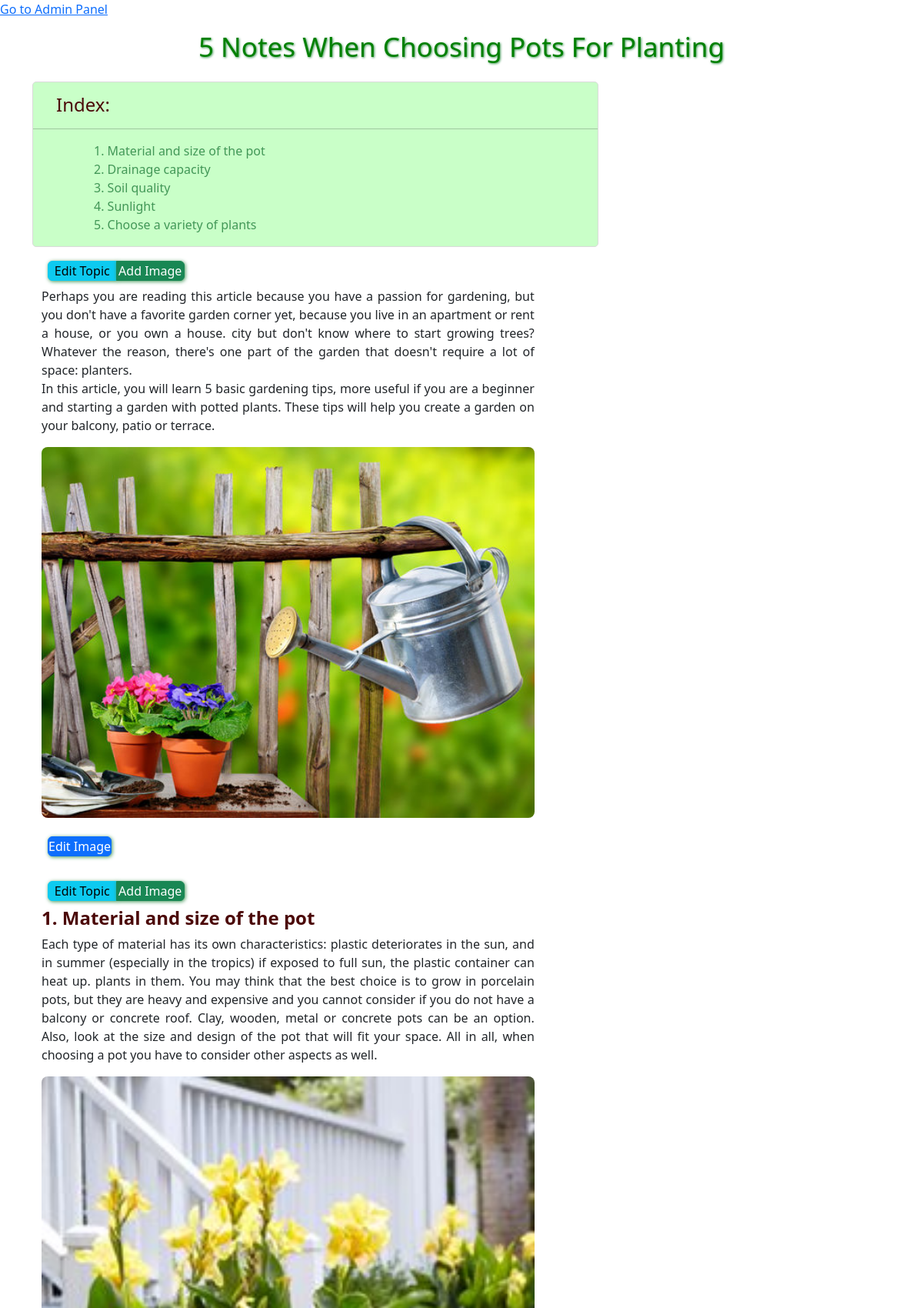
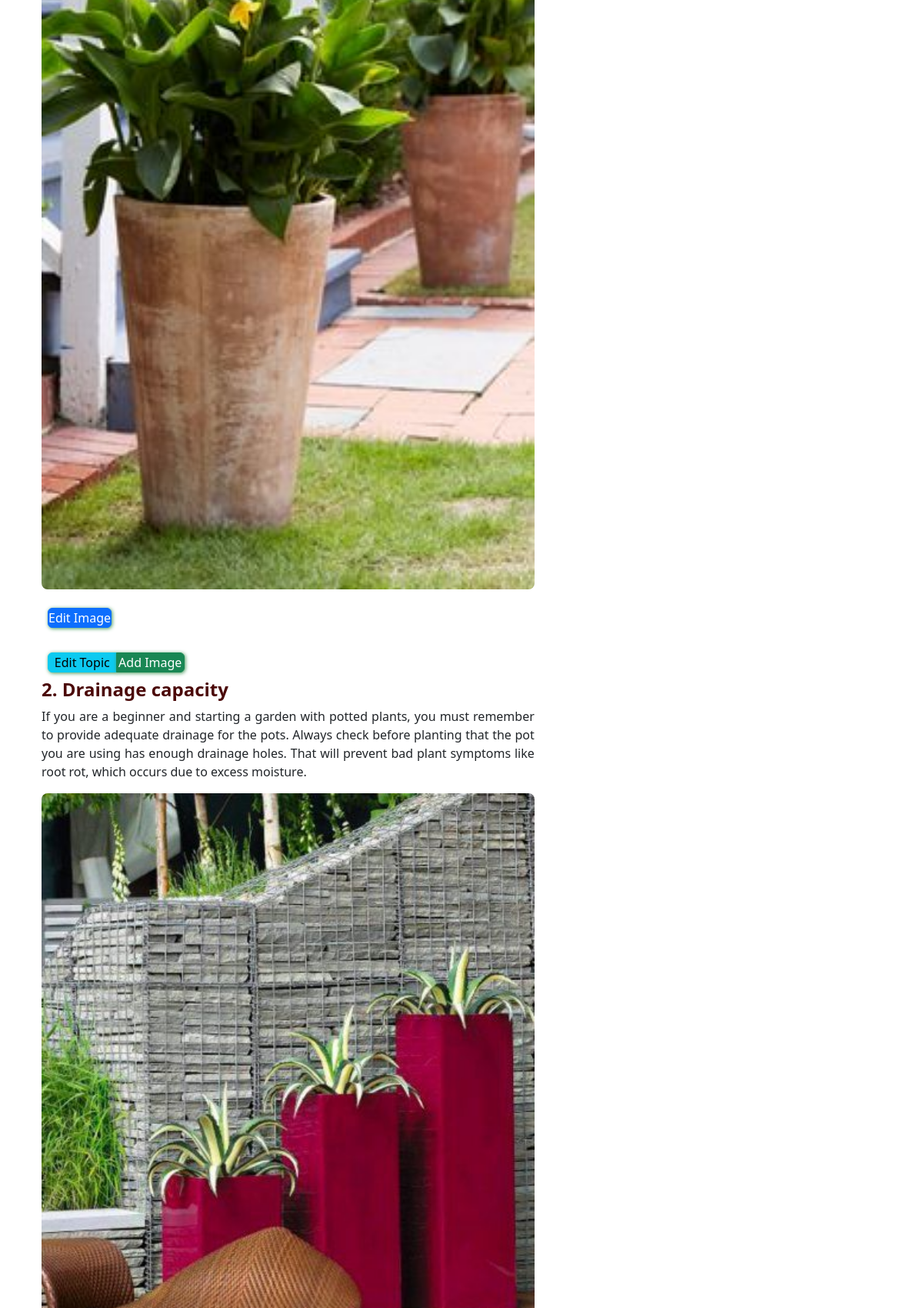
The page /Admin/edit.php?id=2 (signed in, upper part) on the database its author committed (2 pictures, top to bottom).
### tables this page shows
CREATE TABLE post 
(
	post_id int auto_increment primary key,
    title varchar(255),
    post_img varchar(255),
    post_category_id int ,
    created_at TIMESTAMP DEFAULT CURRENT_TIMESTAMP,
    status int,  
	FOREIGN KEY (post_category_id) REFERENCES post_category(post_category_id)
);

CREATE TABLE topics
(
	topic_id int auto_increment primary key,
    topic_name varchar(255),
    content text,
    post_id int,
    FOREIGN KEY (post_id) REFERENCES post(post_id)
);

CREATE TABLE topics_img
(
	topic_img_id int auto_increment primary key,
    img_url varchar(255),
    topic_id int ,
    FOREIGN KEY (topic_id) REFERENCES topics(topic_id)
);

### Admin/edit.php (the view, shortened to what this page needs)
<?php
include "/xampp/htdocs/e-project1/Config/conn.php";
$post_id = $_GET['id'];
if (isset($_SESSION['id'])) {
?>
    <!DOCTYPE html>
    <html lang="en">
    <head>
        <link href="https://cdn.jsdelivr.net/npm/bootstrap@5.2.3/dist/css/bootstrap.min.css" rel="stylesheet">
        <link rel="stylesheet" href="../../Config/css/style.css">
        <link rel="stylesheet" type="text/css" href="/e-project1/Config/css/style.css">
        <link rel="stylesheet" type="text/css" href="../../Config/css/title.css">
        <link rel="stylesheet" type="text/css" href="../../Config/css/chitietbaiviet.css">
        <link rel="stylesheet" type="text/css" href="../../Config/css/trangtonghop.css">
        <link rel="stylesheet" href="https://cdn.jsdelivr.net/npm/swiper@9/swiper-bundle.min.css" />
    </head>
    <body>
        <a href="AdminHome.php">Go to Admin Panel</a>
        <div class="container-fluid">
            <?php
            $sql1 = "SELECT * FROM post WHERE post_id = '$post_id' ";
            $result1 = mysqli_query($conn, $sql1);
            $post = mysqli_fetch_assoc($result1);
            ?>
            <div class="text-center p-3">
                <h1>
                    <?php echo $post['title']; ?>
                </h1>
            </div>
            <div class="container">
                <div class="row">
                    <div class="content-side col-lg-8 col-md-8 col-sm-12 col-xs-12">
                        <div class="inner-content">
                            <?php
                            $sql = "SELECT * FROM topics WHERE post_id = '$post_id'";
                            $result = mysqli_query($conn, $sql);
                            if (mysqli_num_rows($result) > 0) {
                                while ($topic = mysqli_fetch_assoc($result)) {
                                    if ($topic['topic_name'] != 'null') {
                            ?>
                                        <aside class="toc">
                                            <h4 class="index">Index: </h4>
                                            <hr>
                                            <ul class="toc-list">
                                                <ul class="toc-list  is-collapsible">
                                                    <?php
                                                    $sql = "SELECT * FROM topics WHERE post_id = '$post_id'";
                                                    $result = mysqli_query($conn, $sql);
                                                    if (mysqli_num_rows($result) > 0) {
                                                        while ($topic = mysqli_fetch_assoc($result)) {
                                                            if ($topic['topic_name'] != 'null') {
                                                    ?>
                                                                <li>
                                                                    <a href="#<?php echo $topic['topic_id'] ?>"><?php echo $topic['topic_name']; ?></a>
                                                                </li>
                                                    <?php
                                                            }
                                                        }
                                                    }
                                                    ?>
                                                </ul>
                                            </ul>
                                        </aside>
                            <?php
                                    }
                                }
                            }
                            ?>
                        </div>
                        <div class="container">
                            <?php
                            $result = mysqli_query($conn, $sql);
                            if (mysqli_num_rows($result) > 0) {
                                while ($topic = mysqli_fetch_assoc($result)) {
                            ?>
                                    <div class="btn-group m-2 w-25" role="group">
                                        <button type="button" class='btn btn-info' data-bs-toggle='modal' data-bs-target='#editTopics<?php echo $topic['topic_id'] ?>'>Edit Topic</button>
                                        <button type="button" class='btn btn-success' data-bs-toggle='modal' data-bs-target='#addTopicsImg<?php echo $topic['topic_id'] ?>'>Add Image</button>
                                    </div>
                                    <?php if ($topic['topic_name'] != 'null') { ?>
                                        <h4 style="text-align: left;text-decoration:double;">
                                            <strong>
                                                <span class="notranslate" id="<?php echo $topic['topic_id'] ?>"><?php echo $topic['topic_name'] ?></span>
                                            </strong>
                                        </h4>
                                    <?php } ?>
                                    <?php if ($topic['content'] != 'null') { ?>
                                        <p style="text-align: justify;max-width:90%">
                                            <?php echo nl2br($topic['content']) ?>
                                        <?php } ?>
                                        <?php
                                        $topicId = $topic['topic_id'];
                                        $sql1 = "SELECT * FROM topics_img WHERE topic_id = '$topicId'";
                                        $result1 = mysqli_query($conn, $sql1);
                                        if (mysqli_num_rows($result1) > 0) {
                                            while ($topic_img = mysqli_fetch_assoc($result1)) {
                                                if ($topic_img['img_url'] != 'null') {
                                        ?>
                                        <p style="text-align: left;" class="hover">
                                            <span class="notranslate">
                                                <img src="../Admin/img/<?php echo $topic_img['img_url']; ?>" />
                                            </span>
                                        </p>
                                        <div class="btn-group m-2 " role="group">
                                            <button type="button" class='btn btn-primary' data-bs-toggle='modal' data-bs-target='#editTopicsImg<?php echo $topic['topic_id'] ?>'>Edit Image</button>
                                        </div>
                                        </p>
                                    <?php
                                                }
                                    ?>
                                <?php } ?>
                            <?php
                                        }
                            ?>
                        <?php } ?>
                    <?php
                            }
                    ?>
                        </div>
                    </div>
                </div>
            <?php
        } else {
            header("location:../Admin/login_admin.php");
            exit();
        }
            ?>

### Config/css/style.css (style rules this page uses)
* { padding: 0; margin: 0; box-sizing: border-box; }

### Config/css/title.css (style rules this page uses)
img { width: 90%; height: NaN; }
.toc:before { display: block; margin-bottom: 20px; font-size: larger; font-weight: bold; border-bottom: 1px dashed #dadada; padding-bottom: 10px; }
.toc { border: 1px solid #dadada; border-radius: 5px; background-color: #d73131; }
.toc-list .is-collapsible { margin-left: 15px; color: #666; }
div .inner-content { padding: 0; }
button { width: 60px; float: left; width: 20%; padding: 10px; background: #2196F3; color: white; font-size: 17px; border: 1px solid grey; border-left: none; cursor: pointer; }

### Config/css/chitietbaiviet.css (style rules this page uses)
* { margin: 0; padding: 0; box-sizing: border-box; }
body { overflow-x: hidden; }
.toc { background-color: #c9ffc8; margin-bottom: 10px; }
.toc ul li { list-style-type: none; }
.toc li a { color: #429757; text-decoration: none; }
div .inner-content { padding: 0; }
h4 { color: #4b0808; }
.index { margin: 15px auto auto 30px; }
.btn, .btn-success { padding: 0px; box-shadow: 1px 1px 5px #429757; }

### Config/css/trangtonghop.css (style rules this page uses)
* { margin: 0; padding: 0; box-sizing: border-box; }
body { overflow-x: hidden; }
h1 { text-shadow: 1px 1px 2px black, 0 0 35px green, 0 0 15px darkseagreen; font-size: 50px; }

### Admin/edit.php (style rules this page uses)
* { margin: 0; padding: 0; box-sizing: border-box; }
body { overflow-x: hidden; }
.toc { background-color: #c9ffc8; margin-bottom: 10px; }
.toc ul li { list-style-type: none; }
.toc li a { color: #429757; text-decoration: none; }
img { border-radius: 8px; }
h1 { color: green; font-size: 35px; text-shadow: 1px 1px 3px #429757; }
div .inner-content { padding: 0; }
h4 { color: #4b0808; }
h1 { text-align: center; }

### rows shown on the page
post: title "5 Notes When Choosing Pots For Planting"
topics: topic_name "1. Material and size of the pot", content "Each type of material has its own characteristics: plastic deteriorates in the sun, and in summer (especially in the tropics) if exposed to full sun, the plastic container can heat up. plants in them. You may think that the best choice is to grow in porcelain pots, but they are heavy and expensive and you cannot consider if you do not have a balcony or concrete roof. Clay, wooden, metal or concrete pots can be an option. Also, look at the size and design of the pot that will fit your space. All in all, when choosing a pot you have to consider other aspects as well."
topics: topic_name "2. Drainage capacity", content "If you are a beginner and starting a garden with potted plants, you must remember to provide adequate drainage for the pots. Always check before planting that the pot you are using has enough drainage holes. That will prevent bad plant symptoms like root rot, which occurs due to excess moisture."
topics: topic_name "3. Soil quality"
topics: topic_name "4. Sunlight"
topics: topic_name "5. Choose a variety of plants"
topics: content "Perhaps you are reading this article because you have a passion for gardening, but you don't have a favorite garden corner yet, because you live in an apartment or rent a house, or you own a house. city but don't know where to start growing trees? Whatever the reason, there's one part of the garden that doesn't require a lot of space: planters. In this article, you will learn 5 basic gardening tips, more useful if you are a beginner and starting a garden with potted plants. These tips will help you create a garden on your balcony, patio or terrace."
topics_img: img_url (picture)
topics_img: img_url (picture)
topics_img: img_url (picture)
